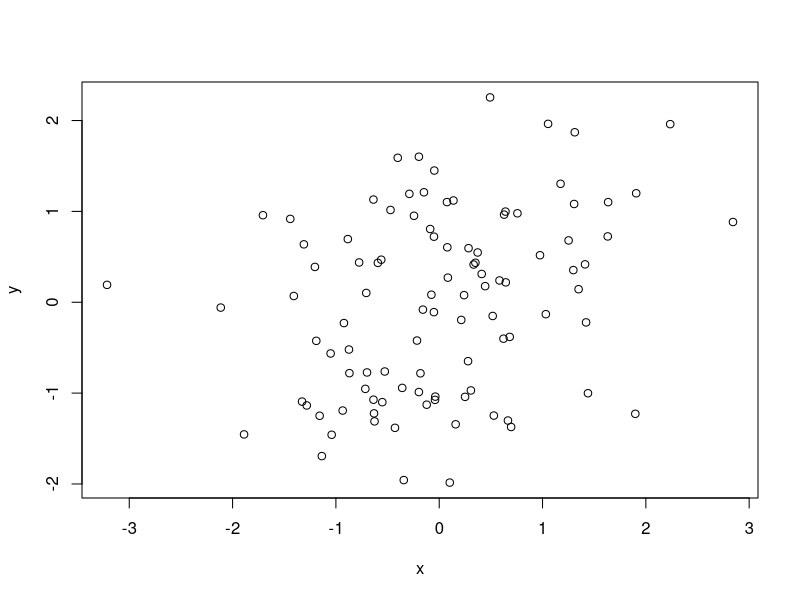

Source code (R):
# -------------------------------------------
# Example script 
# Workshop: Git for Psychological Research
# -------------------------------------------

# To demonstrate how to use version control, we will compute a correlation 
# coefficient using simulated data


# 0.) install and load packages

# uncomment the following line if you haven't installed the MASS package
# install.packages(MASS) 
library("MASS")


# 1.) simulate data

samples = 100 # number of samples to draw
r = 0.30 # pre-specified correlation coefficient

data = mvrnorm(n=samples, mu=c(0, 0), # draw # of samples from multivar norm distribution
               Sigma=matrix(c(1, r, r, 1), nrow=2), # specifiy correlation matrix
               empirical=TRUE) 

x = data[, 1]  # standard normal (mu=0, sd=1)
y = data[, 2]  # standard normal (mu=0, sd=1)


# 2.) calculate correlation coefficient

cor(x, y)


# 3.) plot data

plot(x,y)
